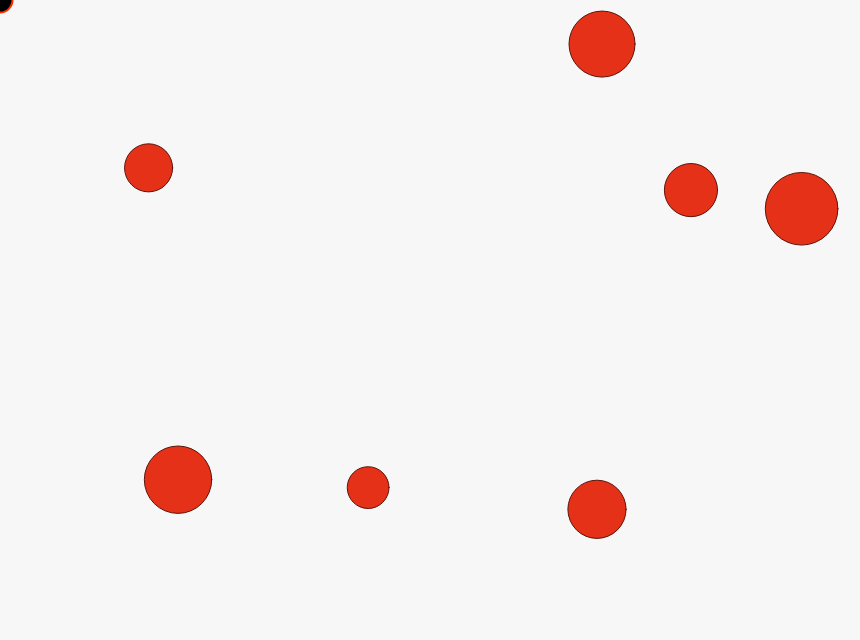
Frame 1 (no input)
Frame 60 (no input): identical to frame 1, image omitted
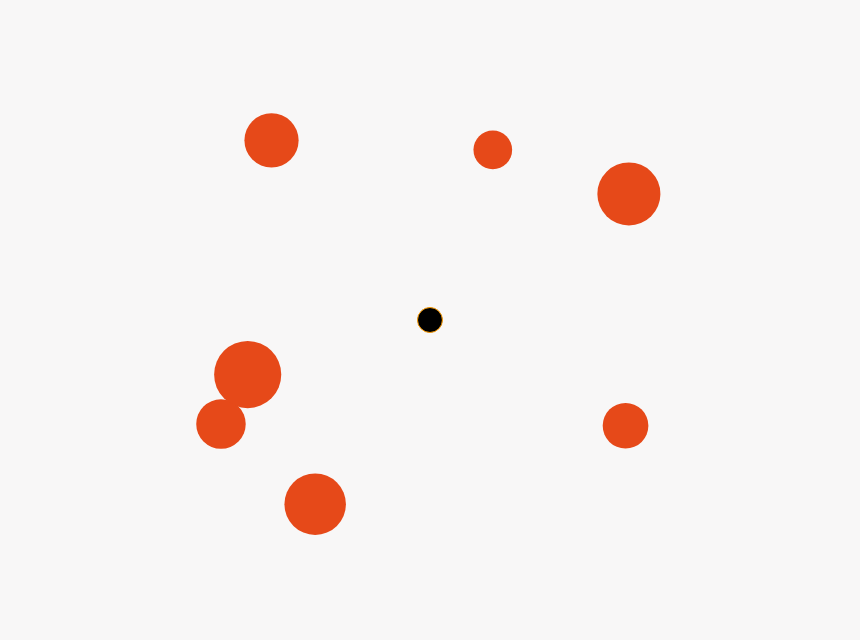
Frame 120 (the mouse pressed at the canvas centre since frame 60)

The p5.js sketch that drew these frames (run headless with seeded random() and noise() and a simulated clock; from frame 60 on, the mouse is pressed at the canvas centre):

// p5.js sketch
// ── sketch.js
let movers = [];
let crsr;

function setup() {
  createCanvas(860, 640);
  colorMode(HSL);
  crsr = new Cursor(0.4);
  for (let i = 0; i < 7; i++) {
    const m = new Mover(random(20, 40));
    m.setBounce(true);
    m.setCompressCloseToCursor(true);

    movers[i] = m;
  }
}

function draw() {
  background(52, 2, 97);

  crsr.update();
  crsr.display();

  movers.forEach((m) => {
    m.setAttractor(mouseIsPressed ? crsr : null);
    m.update();
    m.display();
  });
}

// ── cursor.js
class Cursor {
  constructor(mass = 2) {
    this.update();
    this.mass = mass;
  }

  update() {
    this.pos = createVector(mouseX, mouseY);
  }

  get position() {
    return this.pos.copy();
  }

  display() {
    if (mouseIsPressed) {
      stroke(37, 100, 50);
    } else {
      strokeWeight(2);
      stroke(10, 100, 50);
    }
    fill(0);
    ellipse(mouseX, mouseY, 25, 25);
  }
}

// ── mover.js
class Mover {
  constructor(rad = 30, hue = 14) {
    this.r = 0;
    this.maxRad = rad;
    this.hue = hue;
    this.strokeHue = floor(hue / 2);
    this.bounce = false;
    this.cycleEstate = false;
    this.compressCloseToCursor = false;
    this.position = createVector(random(width), random(height));
    this.velocity = createVector(0, 0);
    this.acceleration = createVector(0, 0);
    this.canvDiag = createVector(width, height).mag();
    this.attractor = null;
  }

  setCycleEstate(doIt) {
    this.cycleEstate = doIt;
  }

  setBounce(doIt) {
    this.bounce = doIt;
  }

  setCompressCloseToCursor(doIt) {
    this.compressCloseToCursor = doIt;
  }

  setAttractor(attractor) {
    this.attractor = attractor;
  }

  get myMassInv() {
    return map(this.maxRad, 0, this.maxRad, 5, 1);
  }

  goForAttractor() {
    const dToAttr = this.attractor.position.sub(this.position);
    const norm = dToAttr.normalize();
    const intensity =
      (this.attractor.mass * this.myMassInv) / dToAttr.mag() ** 2;
    return norm.mult(intensity);
  }

  update() {
    this.acceleration = this.attractor
      ? this.goForAttractor()
      : createVector(0, 0);
    this.velocity.add(this.acceleration);
    this.velocity.limit(15);
    this.position.add(this.velocity);

    if (this.bounce) {
      this.checkBounce();
    }

    if (this.cycleEstate) {
      this.checkCycleEstate();
    }
  }

  display() {
    if (this.compressCloseToCursor) this.updateRadius();

    if (mouseIsPressed) {
      fill(this.hue, 80, 50);
      noStroke();
      ellipse(
        this.position.x,
        this.position.y,
        this.r * 2 * 0.95,
        this.r * 2 * 0.95
      );
    } else {
      stroke(this.strokeHue, 80, 20);
      fill(this.strokeHue, 80, 50);
      strokeWeight(1);
      ellipse(this.position.x, this.position.y, this.r * 2, this.r * 2);
    }
    if (this.cycleEstate) {
      this.addDoubleAcross();
    }
  }

  updateRadius() {
    if (mouseX < 0 || mouseY < 0) {
      return;
    }
    const dToPointer = createVector(mouseX, mouseY).sub(this.position).mag();
    const closeNess = dToPointer < 20 ? 1 : (20 / dToPointer) ** 0.8;
    this.r = map(closeNess, 1, 0, this.maxRad / 1.3, this.maxRad);
  }

  checkBounce() {
    if (this.position.x + this.r > width || this.position.x - this.r < 0) {
      this.velocity.x = this.velocity.x * -1;
    }
    if (this.position.y + this.r > height || this.position.y - this.r < 0) {
      this.velocity.y = this.velocity.y * -1;
    }
  }

  addDoubleAcross() {
    if (this.position.y + this.r > height) {
      ellipse(
        this.position.x,
        this.position.y - height,
        this.r * 2,
        this.r * 2
      );
    }
    if (this.position.y - this.r < 0) {
      ellipse(
        this.position.x,
        height + this.position.y,
        this.r * 2,
        this.r * 2
      );
    }
    if (this.position.x + this.r > width) {
      ellipse(this.position.x - width, this.position.y, this.r * 2, this.r * 2);
    }
    if (this.position.x - this.r < 0) {
      ellipse(width + this.position.x, this.position.y, this.r * 2, this.r * 2);
    }
  }

  checkCycleEstate() {
    if (this.position.x > width) {
      this.position.x = 0;
    } else if (this.position.x < 0) {
      this.position.x = width;
    }

    if (this.position.y > height) {
      this.position.y = 0;
    } else if (this.position.y < 0) {
      this.position.y = height;
    }
  }
}
